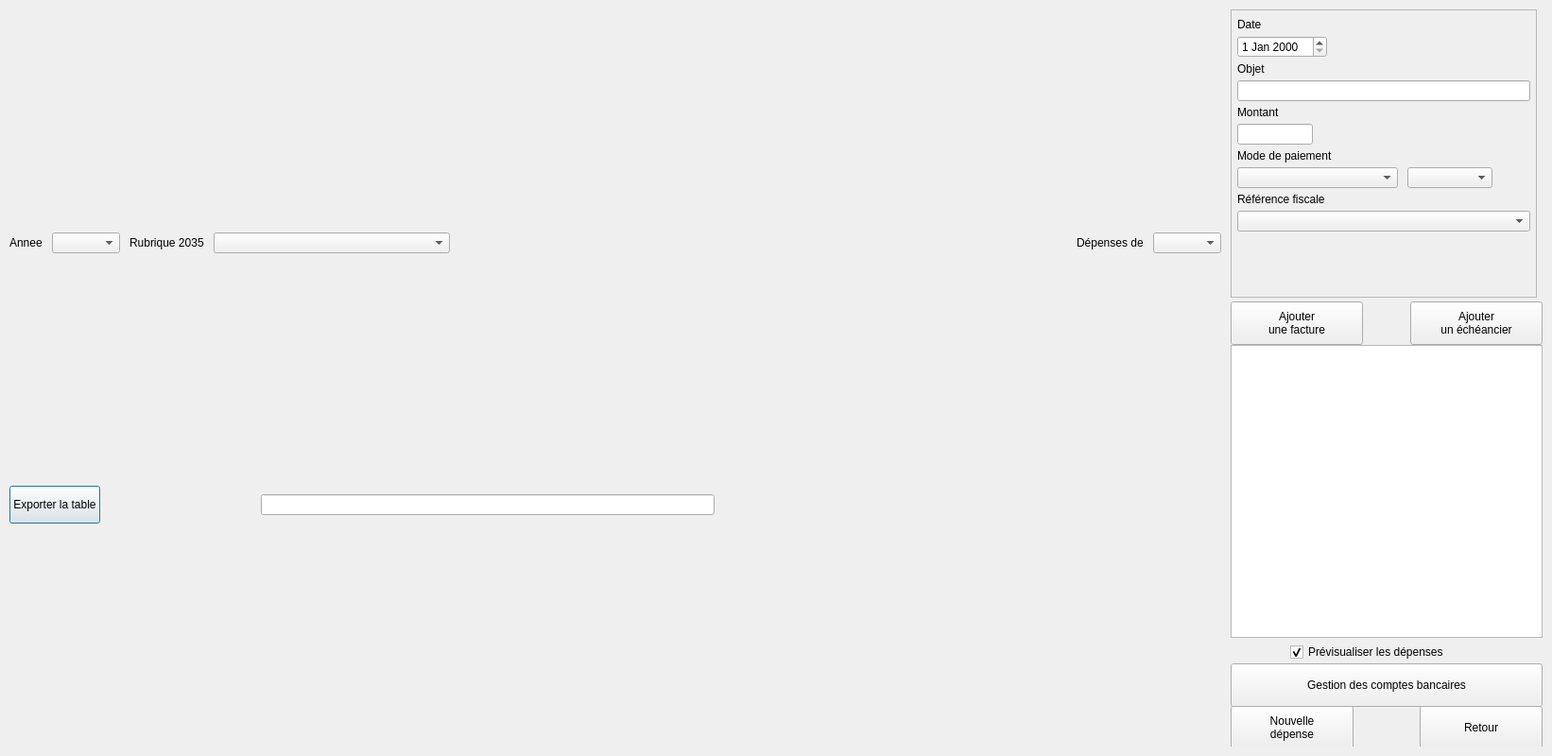
<?xml version="1.0" encoding="UTF-8"?>
<ui version="4.0">
 <class>dlg_depenses</class>
 <widget class="QDialog" name="dlg_depenses">
  <property name="windowModality">
   <enum>Qt::ApplicationModal</enum>
  </property>
  <property name="geometry">
   <rect>
    <x>0</x>
    <y>0</y>
    <width>1642</width>
    <height>800</height>
   </rect>
  </property>
  <property name="sizePolicy">
   <sizepolicy hsizetype="Fixed" vsizetype="Fixed">
    <horstretch>0</horstretch>
    <verstretch>0</verstretch>
   </sizepolicy>
  </property>
  <property name="minimumSize">
   <size>
    <width>1642</width>
    <height>800</height>
   </size>
  </property>
  <property name="maximumSize">
   <size>
    <width>1642</width>
    <height>800</height>
   </size>
  </property>
  <property name="windowTitle">
   <string>Dialog</string>
  </property>
  <layout class="QHBoxLayout" name="horizontalLayout_6" stretch="20,0">
   <property name="spacing">
    <number>10</number>
   </property>
   <property name="leftMargin">
    <number>10</number>
   </property>
   <property name="topMargin">
    <number>10</number>
   </property>
   <property name="rightMargin">
    <number>10</number>
   </property>
   <property name="bottomMargin">
    <number>10</number>
   </property>
   <item>
    <layout class="QVBoxLayout" name="verticalLayout">
     <property name="sizeConstraint">
      <enum>QLayout::SetMinimumSize</enum>
     </property>
     <item>
      <layout class="QHBoxLayout" name="horizontalLayout">
       <item>
        <widget class="QLabel" name="Anneelabel">
         <property name="maximumSize">
          <size>
           <width>16777215</width>
           <height>20</height>
          </size>
         </property>
         <property name="text">
          <string>Annee</string>
         </property>
        </widget>
       </item>
       <item>
        <widget class="QComboBox" name="AnneecomboBox">
         <property name="sizePolicy">
          <sizepolicy hsizetype="Fixed" vsizetype="Fixed">
           <horstretch>0</horstretch>
           <verstretch>0</verstretch>
          </sizepolicy>
         </property>
         <property name="focusPolicy">
          <enum>Qt::NoFocus</enum>
         </property>
        </widget>
       </item>
       <item>
        <widget class="QLabel" name="Rubrique2035label">
         <property name="maximumSize">
          <size>
           <width>16777215</width>
           <height>20</height>
          </size>
         </property>
         <property name="text">
          <string>Rubrique 2035</string>
         </property>
        </widget>
       </item>
       <item>
        <widget class="QComboBox" name="Rubriques2035comboBox">
         <property name="sizePolicy">
          <sizepolicy hsizetype="Fixed" vsizetype="Fixed">
           <horstretch>0</horstretch>
           <verstretch>0</verstretch>
          </sizepolicy>
         </property>
         <property name="minimumSize">
          <size>
           <width>250</width>
           <height>0</height>
          </size>
         </property>
         <property name="focusPolicy">
          <enum>Qt::NoFocus</enum>
         </property>
        </widget>
       </item>
       <item>
        <spacer name="horizontalSpacer">
         <property name="orientation">
          <enum>Qt::Horizontal</enum>
         </property>
         <property name="sizeHint" stdset="0">
          <size>
           <width>13</width>
           <height>20</height>
          </size>
         </property>
        </spacer>
       </item>
       <item>
        <widget class="QLabel" name="Userlabel">
         <property name="maximumSize">
          <size>
           <width>16777215</width>
           <height>20</height>
          </size>
         </property>
         <property name="text">
          <string>Dépenses de</string>
         </property>
        </widget>
       </item>
       <item>
        <widget class="QComboBox" name="UserscomboBox">
         <property name="sizePolicy">
          <sizepolicy hsizetype="Fixed" vsizetype="Fixed">
           <horstretch>0</horstretch>
           <verstretch>0</verstretch>
          </sizepolicy>
         </property>
         <property name="focusPolicy">
          <enum>Qt::NoFocus</enum>
         </property>
        </widget>
       </item>
      </layout>
     </item>
     <item>
      <layout class="QHBoxLayout" name="horizontalLayout_3"/>
     </item>
     <item>
      <layout class="QHBoxLayout" name="horizontalLayout_4" stretch="2,1,5,15">
       <item>
        <widget class="UpPushButton" name="ExportupPushButton">
         <property name="minimumSize">
          <size>
           <width>0</width>
           <height>40</height>
          </size>
         </property>
         <property name="text">
          <string>Exporter la table</string>
         </property>
         <property name="icon">
          <iconset resource="../assets/Images/images.qrc">
           <normaloff>:/save.png</normaloff>:/save.png</iconset>
         </property>
         <property name="iconSize">
          <size>
           <width>20</width>
           <height>20</height>
          </size>
         </property>
        </widget>
       </item>
       <item>
        <spacer name="horizontalSpacer_3">
         <property name="orientation">
          <enum>Qt::Horizontal</enum>
         </property>
         <property name="sizeType">
          <enum>QSizePolicy::Fixed</enum>
         </property>
         <property name="sizeHint" stdset="0">
          <size>
           <width>160</width>
           <height>20</height>
          </size>
         </property>
        </spacer>
       </item>
       <item>
        <widget class="QLineEdit" name="TotallineEdit">
         <property name="sizePolicy">
          <sizepolicy hsizetype="Expanding" vsizetype="Fixed">
           <horstretch>0</horstretch>
           <verstretch>0</verstretch>
          </sizepolicy>
         </property>
         <property name="minimumSize">
          <size>
           <width>480</width>
           <height>0</height>
          </size>
         </property>
         <property name="maximumSize">
          <size>
           <width>16777215</width>
           <height>16777215</height>
          </size>
         </property>
         <property name="focusPolicy">
          <enum>Qt::NoFocus</enum>
         </property>
         <property name="alignment">
          <set>Qt::AlignRight|Qt::AlignTrailing|Qt::AlignVCenter</set>
         </property>
         <property name="readOnly">
          <bool>true</bool>
         </property>
        </widget>
       </item>
       <item>
        <spacer name="horizontalSpacer_2">
         <property name="orientation">
          <enum>Qt::Horizontal</enum>
         </property>
         <property name="sizeHint" stdset="0">
          <size>
           <width>40</width>
           <height>20</height>
          </size>
         </property>
        </spacer>
       </item>
      </layout>
     </item>
    </layout>
   </item>
   <item>
    <layout class="QVBoxLayout" name="verticalLayout_2" stretch="17,17,0,17">
     <property name="spacing">
      <number>4</number>
     </property>
     <item>
      <widget class="QFrame" name="frame">
       <property name="sizePolicy">
        <sizepolicy hsizetype="Fixed" vsizetype="Fixed">
         <horstretch>0</horstretch>
         <verstretch>0</verstretch>
        </sizepolicy>
       </property>
       <property name="minimumSize">
        <size>
         <width>310</width>
         <height>268</height>
        </size>
       </property>
       <property name="maximumSize">
        <size>
         <width>16777215</width>
         <height>305</height>
        </size>
       </property>
       <property name="autoFillBackground">
        <bool>false</bool>
       </property>
       <property name="styleSheet">
        <string notr="true"/>
       </property>
       <property name="frameShape">
        <enum>QFrame::StyledPanel</enum>
       </property>
       <property name="frameShadow">
        <enum>QFrame::Sunken</enum>
       </property>
       <property name="lineWidth">
        <number>3</number>
       </property>
       <layout class="QVBoxLayout" name="verticalLayout_3">
        <property name="spacing">
         <number>2</number>
        </property>
        <property name="leftMargin">
         <number>6</number>
        </property>
        <property name="topMargin">
         <number>5</number>
        </property>
        <property name="rightMargin">
         <number>6</number>
        </property>
        <property name="bottomMargin">
         <number>8</number>
        </property>
        <item>
         <layout class="QHBoxLayout" name="horizontalLayout_2">
          <item>
           <widget class="QLabel" name="DateDeplabel">
            <property name="text">
             <string>Date</string>
            </property>
           </widget>
          </item>
          <item>
           <spacer name="horizontalSpacer_4">
            <property name="orientation">
             <enum>Qt::Horizontal</enum>
            </property>
            <property name="sizeHint" stdset="0">
             <size>
              <width>40</width>
              <height>20</height>
             </size>
            </property>
           </spacer>
          </item>
         </layout>
        </item>
        <item>
         <layout class="QHBoxLayout" name="horizontalLayout_5">
          <item>
           <widget class="QDateEdit" name="DateDepdateEdit"/>
          </item>
          <item>
           <spacer name="horizontalSpacer_5">
            <property name="orientation">
             <enum>Qt::Horizontal</enum>
            </property>
            <property name="sizeHint" stdset="0">
             <size>
              <width>40</width>
              <height>20</height>
             </size>
            </property>
           </spacer>
          </item>
         </layout>
        </item>
        <item>
         <layout class="QHBoxLayout" name="horizontalLayout_7">
          <item>
           <widget class="QLabel" name="Objetlabel">
            <property name="text">
             <string>Objet</string>
            </property>
           </widget>
          </item>
          <item>
           <spacer name="horizontalSpacer_6">
            <property name="orientation">
             <enum>Qt::Horizontal</enum>
            </property>
            <property name="sizeHint" stdset="0">
             <size>
              <width>40</width>
              <height>20</height>
             </size>
            </property>
           </spacer>
          </item>
         </layout>
        </item>
        <item>
         <widget class="QLineEdit" name="ObjetlineEdit">
          <property name="maxLength">
           <number>99</number>
          </property>
         </widget>
        </item>
        <item>
         <layout class="QHBoxLayout" name="horizontalLayout_9">
          <item>
           <widget class="QLabel" name="Montantlabel">
            <property name="text">
             <string>Montant</string>
            </property>
           </widget>
          </item>
          <item>
           <spacer name="horizontalSpacer_8">
            <property name="orientation">
             <enum>Qt::Horizontal</enum>
            </property>
            <property name="sizeHint" stdset="0">
             <size>
              <width>40</width>
              <height>20</height>
             </size>
            </property>
           </spacer>
          </item>
         </layout>
        </item>
        <item>
         <layout class="QHBoxLayout" name="horizontalLayout_10">
          <item>
           <widget class="QLineEdit" name="MontantlineEdit">
            <property name="maximumSize">
             <size>
              <width>80</width>
              <height>16777215</height>
             </size>
            </property>
            <property name="alignment">
             <set>Qt::AlignRight|Qt::AlignTrailing|Qt::AlignVCenter</set>
            </property>
           </widget>
          </item>
          <item>
           <spacer name="horizontalSpacer_9">
            <property name="orientation">
             <enum>Qt::Horizontal</enum>
            </property>
            <property name="sizeHint" stdset="0">
             <size>
              <width>40</width>
              <height>20</height>
             </size>
            </property>
           </spacer>
          </item>
         </layout>
        </item>
        <item>
         <layout class="QHBoxLayout" name="horizontalLayout_11">
          <item>
           <widget class="QLabel" name="Paiementlabel">
            <property name="text">
             <string>Mode de paiement</string>
            </property>
           </widget>
          </item>
          <item>
           <spacer name="horizontalSpacer_10">
            <property name="orientation">
             <enum>Qt::Horizontal</enum>
            </property>
            <property name="sizeHint" stdset="0">
             <size>
              <width>40</width>
              <height>20</height>
             </size>
            </property>
           </spacer>
          </item>
         </layout>
        </item>
        <item>
         <layout class="QHBoxLayout" name="horizontalLayout_12" stretch="6,1,1">
          <property name="spacing">
           <number>10</number>
          </property>
          <item>
           <widget class="QComboBox" name="PaiementcomboBox">
            <property name="minimumSize">
             <size>
              <width>170</width>
              <height>0</height>
             </size>
            </property>
            <property name="maximumSize">
             <size>
              <width>120</width>
              <height>16777215</height>
             </size>
            </property>
            <property name="focusPolicy">
             <enum>Qt::StrongFocus</enum>
            </property>
           </widget>
          </item>
          <item>
           <widget class="QComboBox" name="ComptesupComboBox">
            <property name="minimumSize">
             <size>
              <width>90</width>
              <height>0</height>
             </size>
            </property>
           </widget>
          </item>
          <item>
           <spacer name="horizontalSpacer_11">
            <property name="orientation">
             <enum>Qt::Horizontal</enum>
            </property>
            <property name="sizeHint" stdset="0">
             <size>
              <width>40</width>
              <height>20</height>
             </size>
            </property>
           </spacer>
          </item>
         </layout>
        </item>
        <item>
         <layout class="QHBoxLayout" name="horizontalLayout_13">
          <item>
           <widget class="QLabel" name="RefFiscalelabel">
            <property name="text">
             <string>Référence fiscale</string>
            </property>
           </widget>
          </item>
          <item>
           <spacer name="horizontalSpacer_12">
            <property name="orientation">
             <enum>Qt::Horizontal</enum>
            </property>
            <property name="sizeHint" stdset="0">
             <size>
              <width>40</width>
              <height>20</height>
             </size>
            </property>
           </spacer>
          </item>
         </layout>
        </item>
        <item>
         <widget class="QComboBox" name="RefFiscalecomboBox">
          <property name="focusPolicy">
           <enum>Qt::StrongFocus</enum>
          </property>
         </widget>
        </item>
        <item>
         <spacer name="verticalSpacer">
          <property name="orientation">
           <enum>Qt::Vertical</enum>
          </property>
          <property name="sizeHint" stdset="0">
           <size>
            <width>20</width>
            <height>0</height>
           </size>
          </property>
         </spacer>
        </item>
       </layout>
      </widget>
     </item>
     <item>
      <widget class="QWidget" name="Facturewidget" native="true">
       <property name="minimumSize">
        <size>
         <width>330</width>
         <height>286</height>
        </size>
       </property>
       <property name="maximumSize">
        <size>
         <width>330</width>
         <height>16777215</height>
        </size>
       </property>
       <layout class="QVBoxLayout" name="verticalLayout_5" stretch="0,50,1">
        <property name="spacing">
         <number>0</number>
        </property>
        <property name="leftMargin">
         <number>0</number>
        </property>
        <property name="topMargin">
         <number>0</number>
        </property>
        <property name="rightMargin">
         <number>0</number>
        </property>
        <property name="bottomMargin">
         <number>0</number>
        </property>
        <item>
         <layout class="QHBoxLayout" name="horizontalLayout_14">
          <property name="spacing">
           <number>0</number>
          </property>
          <item>
           <widget class="UpPushButton" name="FactureupPushButton">
            <property name="minimumSize">
             <size>
              <width>140</width>
              <height>46</height>
             </size>
            </property>
            <property name="maximumSize">
             <size>
              <width>16777215</width>
              <height>46</height>
             </size>
            </property>
            <property name="text">
             <string>Ajouter
une facture</string>
            </property>
            <property name="icon">
             <iconset resource="../assets/Images/images.qrc">
              <normaloff>:/metadocs.png</normaloff>:/metadocs.png</iconset>
            </property>
            <property name="iconSize">
             <size>
              <width>25</width>
              <height>25</height>
             </size>
            </property>
           </widget>
          </item>
          <item>
           <spacer name="horizontalSpacer_14">
            <property name="orientation">
             <enum>Qt::Horizontal</enum>
            </property>
            <property name="sizeHint" stdset="0">
             <size>
              <width>13</width>
              <height>0</height>
             </size>
            </property>
           </spacer>
          </item>
          <item>
           <widget class="UpPushButton" name="EcheancierupPushButton">
            <property name="minimumSize">
             <size>
              <width>140</width>
              <height>46</height>
             </size>
            </property>
            <property name="maximumSize">
             <size>
              <width>16777215</width>
              <height>46</height>
             </size>
            </property>
            <property name="text">
             <string>Ajouter
un échéancier</string>
            </property>
            <property name="icon">
             <iconset resource="../assets/Images/images.qrc">
              <normaloff>:/Archives.png</normaloff>:/Archives.png</iconset>
            </property>
            <property name="iconSize">
             <size>
              <width>25</width>
              <height>25</height>
             </size>
            </property>
           </widget>
          </item>
         </layout>
        </item>
        <item>
         <widget class="UpTableWidget" name="VisuDocupTableWidget">
          <property name="minimumSize">
           <size>
            <width>330</width>
            <height>310</height>
           </size>
          </property>
          <property name="maximumSize">
           <size>
            <width>330</width>
            <height>16777215</height>
           </size>
          </property>
          <property name="font">
           <font>
            <kerning>true</kerning>
           </font>
          </property>
          <property name="mouseTracking">
           <bool>false</bool>
          </property>
          <property name="editTriggers">
           <set>QAbstractItemView::NoEditTriggers</set>
          </property>
         </widget>
        </item>
        <item>
         <spacer name="verticalSpacer_2">
          <property name="orientation">
           <enum>Qt::Vertical</enum>
          </property>
          <property name="sizeHint" stdset="0">
           <size>
            <width>20</width>
            <height>10</height>
           </size>
          </property>
         </spacer>
        </item>
       </layout>
      </widget>
     </item>
     <item>
      <spacer name="verticalSpacer_3">
       <property name="orientation">
        <enum>Qt::Vertical</enum>
       </property>
       <property name="sizeHint" stdset="0">
        <size>
         <width>20</width>
         <height>0</height>
        </size>
       </property>
      </spacer>
     </item>
     <item>
      <widget class="QFrame" name="frame_2">
       <property name="minimumSize">
        <size>
         <width>303</width>
         <height>110</height>
        </size>
       </property>
       <property name="maximumSize">
        <size>
         <width>340</width>
         <height>110</height>
        </size>
       </property>
       <property name="frameShape">
        <enum>QFrame::NoFrame</enum>
       </property>
       <property name="frameShadow">
        <enum>QFrame::Raised</enum>
       </property>
       <layout class="QVBoxLayout" name="verticalLayout_4">
        <property name="spacing">
         <number>2</number>
        </property>
        <property name="leftMargin">
         <number>0</number>
        </property>
        <property name="topMargin">
         <number>0</number>
        </property>
        <property name="rightMargin">
         <number>0</number>
        </property>
        <property name="bottomMargin">
         <number>0</number>
        </property>
        <item>
         <widget class="QWidget" name="widget" native="true">
          <property name="minimumSize">
           <size>
            <width>0</width>
            <height>20</height>
           </size>
          </property>
          <property name="maximumSize">
           <size>
            <width>16777215</width>
            <height>20</height>
           </size>
          </property>
          <layout class="QHBoxLayout" name="horizontalLayout_8">
           <property name="spacing">
            <number>0</number>
           </property>
           <property name="leftMargin">
            <number>0</number>
           </property>
           <property name="topMargin">
            <number>0</number>
           </property>
           <property name="rightMargin">
            <number>0</number>
           </property>
           <property name="bottomMargin">
            <number>0</number>
           </property>
           <item>
            <spacer name="horizontalSpacer_13">
             <property name="orientation">
              <enum>Qt::Horizontal</enum>
             </property>
             <property name="sizeHint" stdset="0">
              <size>
               <width>52</width>
               <height>20</height>
              </size>
             </property>
            </spacer>
           </item>
           <item>
            <widget class="QCheckBox" name="VisuFacturecheckBox">
             <property name="minimumSize">
              <size>
               <width>205</width>
               <height>20</height>
              </size>
             </property>
             <property name="maximumSize">
              <size>
               <width>16777215</width>
               <height>20</height>
              </size>
             </property>
             <property name="text">
              <string>Prévisualiser les dépenses</string>
             </property>
             <property name="checked">
              <bool>true</bool>
             </property>
            </widget>
           </item>
           <item>
            <spacer name="horizontalSpacer_7">
             <property name="orientation">
              <enum>Qt::Horizontal</enum>
             </property>
             <property name="sizeHint" stdset="0">
              <size>
               <width>51</width>
               <height>20</height>
              </size>
             </property>
            </spacer>
           </item>
          </layout>
         </widget>
        </item>
        <item>
         <widget class="UpPushButton" name="GestionComptesupPushButton">
          <property name="minimumSize">
           <size>
            <width>300</width>
            <height>46</height>
           </size>
          </property>
          <property name="maximumSize">
           <size>
            <width>16777215</width>
            <height>46</height>
           </size>
          </property>
          <property name="text">
           <string>Gestion des comptes bancaires</string>
          </property>
          <property name="icon">
           <iconset resource="../assets/Images/images.qrc">
            <normaloff>:/credit_cards_256.png</normaloff>:/credit_cards_256.png</iconset>
          </property>
          <property name="iconSize">
           <size>
            <width>25</width>
            <height>25</height>
           </size>
          </property>
         </widget>
        </item>
        <item>
         <layout class="QHBoxLayout" name="horizontalLayout_15">
          <property name="spacing">
           <number>0</number>
          </property>
          <item>
           <widget class="UpPushButton" name="NouvelleDepenseupPushButton">
            <property name="sizePolicy">
             <sizepolicy hsizetype="Fixed" vsizetype="Fixed">
              <horstretch>100</horstretch>
              <verstretch>0</verstretch>
             </sizepolicy>
            </property>
            <property name="minimumSize">
             <size>
              <width>130</width>
              <height>46</height>
             </size>
            </property>
            <property name="maximumSize">
             <size>
              <width>16777215</width>
              <height>46</height>
             </size>
            </property>
            <property name="text">
             <string>Nouvelle
dépense</string>
            </property>
            <property name="icon">
             <iconset resource="../assets/Images/images.qrc">
              <normaloff>:/Cash_Register.png</normaloff>:/Cash_Register.png</iconset>
            </property>
            <property name="iconSize">
             <size>
              <width>25</width>
              <height>25</height>
             </size>
            </property>
           </widget>
          </item>
          <item>
           <spacer name="horizontalSpacer_15">
            <property name="orientation">
             <enum>Qt::Horizontal</enum>
            </property>
            <property name="sizeHint" stdset="0">
             <size>
              <width>40</width>
              <height>20</height>
             </size>
            </property>
           </spacer>
          </item>
          <item>
           <widget class="UpPushButton" name="OKupPushButton">
            <property name="sizePolicy">
             <sizepolicy hsizetype="Fixed" vsizetype="Fixed">
              <horstretch>100</horstretch>
              <verstretch>0</verstretch>
             </sizepolicy>
            </property>
            <property name="minimumSize">
             <size>
              <width>130</width>
              <height>46</height>
             </size>
            </property>
            <property name="maximumSize">
             <size>
              <width>16777215</width>
              <height>46</height>
             </size>
            </property>
            <property name="focusPolicy">
             <enum>Qt::TabFocus</enum>
            </property>
            <property name="text">
             <string>Retour</string>
            </property>
            <property name="icon">
             <iconset resource="../assets/Images/images.qrc">
              <normaloff>:/start.png</normaloff>:/start.png</iconset>
            </property>
            <property name="iconSize">
             <size>
              <width>25</width>
              <height>25</height>
             </size>
            </property>
            <property name="shortcut">
             <string>Meta+Return</string>
            </property>
            <property name="autoDefault">
             <bool>false</bool>
            </property>
            <property name="default">
             <bool>false</bool>
            </property>
            <property name="flat">
             <bool>false</bool>
            </property>
           </widget>
          </item>
         </layout>
        </item>
       </layout>
      </widget>
     </item>
    </layout>
   </item>
  </layout>
 </widget>
 <customwidgets>
  <customwidget>
   <class>UpPushButton</class>
   <extends>QPushButton</extends>
   <header>uppushbutton.h</header>
  </customwidget>
  <customwidget>
   <class>UpTableWidget</class>
   <extends>QTableWidget</extends>
   <header>uptablewidget.h</header>
  </customwidget>
 </customwidgets>
 <tabstops>
  <tabstop>AnneecomboBox</tabstop>
  <tabstop>Rubriques2035comboBox</tabstop>
  <tabstop>UserscomboBox</tabstop>
  <tabstop>DateDepdateEdit</tabstop>
  <tabstop>ObjetlineEdit</tabstop>
  <tabstop>MontantlineEdit</tabstop>
  <tabstop>PaiementcomboBox</tabstop>
  <tabstop>RefFiscalecomboBox</tabstop>
  <tabstop>NouvelleDepenseupPushButton</tabstop>
 </tabstops>
 <resources>
  <include location="../assets/Images/images.qrc"/>
 </resources>
 <connections/>
</ui>
